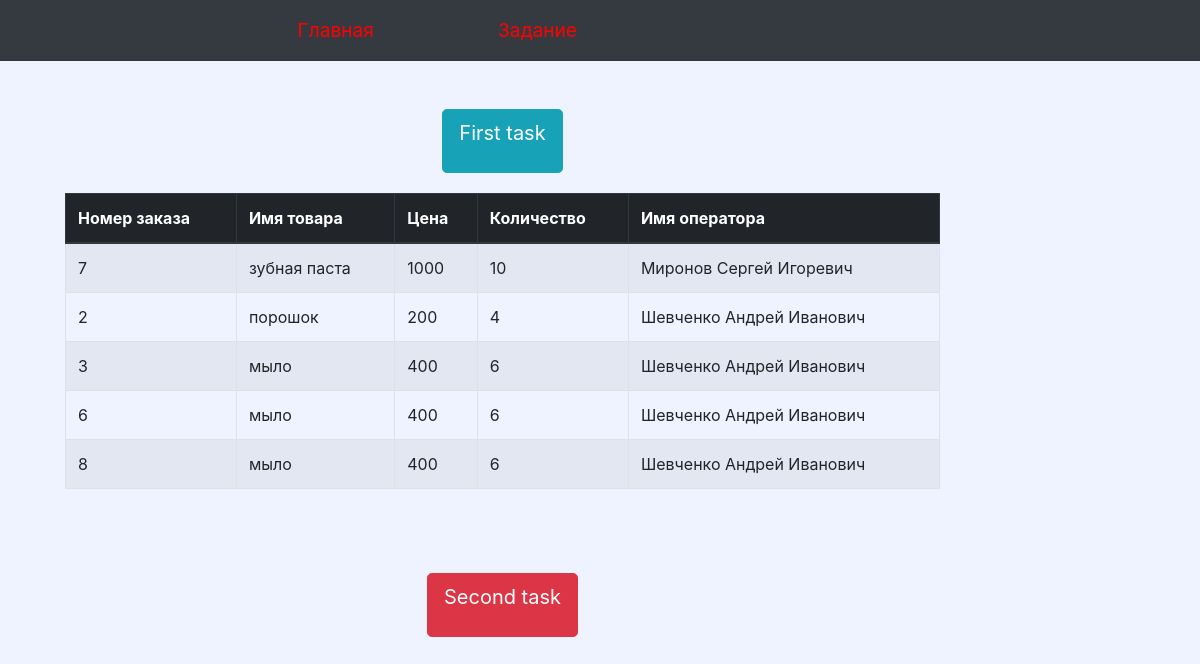
The page / on the database its author committed.
### tables this page shows
CREATE TABLE `requests` (
  `id` int(11) NOT NULL,
  `offer_id` int(11) NOT NULL,
  `price` double NOT NULL,
  `count` int(11) NOT NULL,
  `operator_id` int(11) NOT NULL
);

CREATE TABLE `offers` (
  `id` int(11) NOT NULL,
  `name` varchar(300) NOT NULL
);

CREATE TABLE `operators` (
  `id` int(11) NOT NULL,
  `name` varchar(300) NOT NULL,
  `fio` varchar(300) NOT NULL
);

### configAndQuery/ConfigAndQuery.php (called while the page is built, shortened)
<?php
class ConfigAndQuery
{
    function getOne()
    {
        $db = new PDO("mysql:host=localhost; dbname=testworktrafgid", "root", "");
        $sql = "
            SELECT offers.name, requests.id , requests.price, requests.count, operators.fio
            FROM requests
            INNER JOIN offers ON requests.offer_id = offers.id
            INNER JOIN operators ON requests.operator_id = operators.id
            WHERE requests.count > 2 AND operators.id IN (10, 12)";
        $request = $db->prepare($sql);
        $result = $request->execute();
        $orders = $request->fetchAll(PDO::FETCH_BOTH);
        return $orders;
    }
}

### index.php (the view, shortened to what this page needs)
<?php
require_once 'configAndQuery/ConfigAndQuery.php';
$db = new ConfigAndQuery;
$orders = $db->getOne();
?>
<!DOCTYPE html>
<html lang="en">
<head>
    <link rel="stylesheet" href="https://stackpath.bootstrapcdn.com/bootstrap/4.1.3/css/bootstrap.min.css">
    <link rel="stylesheet" href="css/style.css">
</head>
<body>
<nav class="navbar navbar-expand-lg navbar-dark bg-dark">
    <div class="col-md-2 col-md-6 col-md-4">
        <div class="collapse navbar-collapse" id="navbarResponsive">
            <ul class="navbar-nav ml-auto">
                <li class="nav-item">
                    <a href="index.php" class="nav-link">Главная</a>
                </li>
                <li class="nav-item">
                    <a href="task.html" class="nav-link">Задание</a>
                </li>
            </ul>
        </div>
    </div>
</nav>
<div class="container-fluid">
    <div class="col-xs-12 col-sm-12 col-md-9 col-lg-9 col-xl-10">
        <div class="accordion" id="accordionExample">
            <div class="container-fluid">
                <div class="row  mt-5 justify-content-center" id="headingOne">
                    <button type="button" class="btn btn-info btn-lg " data-target="#collapseOne"
                            data-toggle="collapse">
                        <p>First task</p>
                    </button>
                </div>
                <div id="collapseOne" class="collapse show" aria-labelledby="headingOne"
                     data-parent="#accordionExample">
                    <div class="card-body">
                        <div class="col-xs-12">
                            <table class="table table-striped table-hover table-bordered">
                                <thead class="thead-dark">
                                <tr>
                                    <th>Номер заказа</th>
                                    <th>Имя товара</th>
                                    <th>Цена</th>
                                    <th>Количество</th>
                                    <th>Имя оператора</th>
                                </tr>
                                </thead>
                                <tbody>
                                <?php foreach ($orders as $order): ?>
                                    <tr id="yellow">
                                        <td><?= $order['id']; ?></td>
                                        <td><?= $order['name']; ?></td>
                                        <td><?= $order['price']; ?></td>
                                        <td><?= $order['count']; ?></td>
                                        <td><?= $order['fio']; ?></td>
                                    </tr>
                                <?php endforeach; ?>
                                </tbody>
                            </table>
                        </div>
                    </div>
                </div>
            </div>
            <div class="container-fluid">
                <div class="row  mt-5 justify-content-center" id="headingTwo">
                    <button type="button" class="btn btn-danger  btn-lg" type="button" data-toggle="collapse"
                            data-target="#collapseTwo">
                        <p>Second task</p>
                    </button>
                </div>
            </div>
        </div>
    </div>
</div>
</body>
</html>

### css/style.css (style rules this page uses)
.nav-link { font-size: 1.2em; margin-left: 108px; color: red !important; }
body { background-color: #EEF3FF; }

### rows shown on the page
requests: id "7", offer.name "зубная паста", price "1000", count "10", operator.fio "Миронов Сергей Игоревич"
requests: id "2", offer.name "порошок", price "200", count "4", operator.fio "Шевченко Андрей Иванович"
requests: id "3", offer.name "мыло", price "400", count "6", operator.fio "Шевченко Андрей Иванович"
requests: id "6", offer.name "мыло", price "400", count "6", operator.fio "Шевченко Андрей Иванович"
requests: id "8", offer.name "мыло", price "400", count "6", operator.fio "Шевченко Андрей Иванович"
